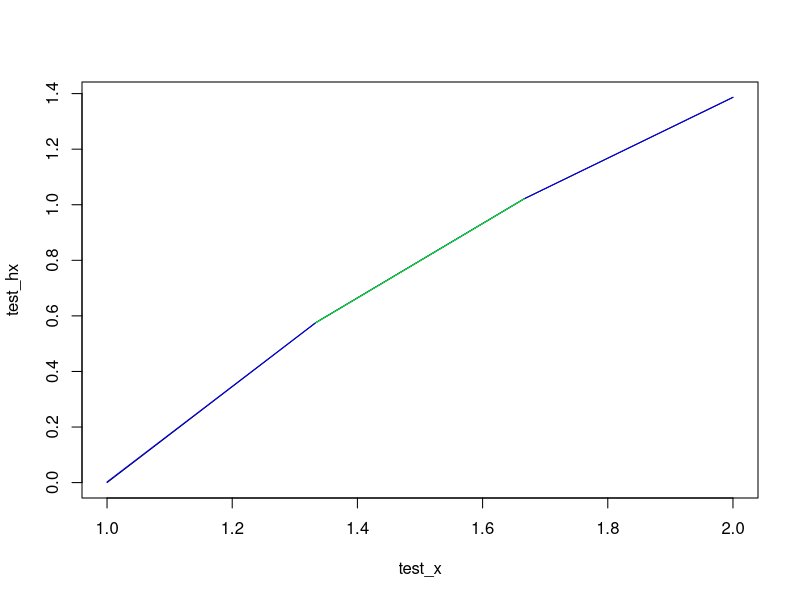

The R script that drew this image:
library(numDeriv)
# f is the function, a and b are its range
# assuming a, b are real numbers for now
init_data <- function (g, a, b, init_k = 20) {
  # a <- 0
  # b <- 1
  # init_k <- 200
  
  h <- function (x) {
    return(log(g(x)))
  }
  
  # abscissa, arrays of data, excluding uppper and lower bound a, b
  x <- seq(a, b, length.out = init_k)[2:(init_k-1)]
  gx <- sapply(x, g)
  hx <- sapply(x, h)
  dhx <- grad(h, x)
  
  k <- length(x)
  
  # calculate zs' using formula (1)
  # 2:k -- j+1,  1:k-1 -- j
  z <- (hx[2:k] - hx[1:k-1] - x[2:k] * dhx[2:k] + x[1:k-1] * dhx[1:k-1]) / (dhx[1:k-1] - dhx[2:k])
    
  # z's index start from 0, ends with k, i.e., z[1] represents z_0, z[k+1] represents z_k
  z <- c(a, z, b)
  data <- list(x = x, hx = hx, dhx = dhx, z = z, k = length(x), a = a, b = b)
  return(data) 
}

# x_value
uk <- function (x_value, data) {
  # x_value in [z_{j-1}, z_{j}]
  j <- sum(x_value > data$z) 
  # boundary cases
  if (x_value == data$a){
    j = 1
  }
  if (x_value == data$b){
    j = data$k
  }
  
  # calculating with equation (2)
  result <- data$hx[j] + (x_value - data$x[j]) * data$dhx[j]
  
  return(result)
}

lk <- function (x_value, data = data) {
  # x_value in [x_{j}, x{j+1}]
  j <- sum(x_value > data$x)
  
  if (j == 0 || j == data$k) {
    result <- -Inf
  }
  else {
    # calculating with equation (4)
    result <- ((data$x[j+1] - x_value) * data$hx[j] + (x_value - data$x[j]) * data$hx[j+1] )/
      (data$x[j+1] - data$x[j])
  }
  return(result)
}

update_data <- function (data, new_data) {
  # combining data and sorting
  combined_x <- c(data$x, new_data$x)
  combined_hx <- c(data$x, new_data$hx)
  combined_dhx <- c(data$x, new_data$dhx)
  
  sort_order <- order(combined_x)
  
  # new arrays
  x <- combined_x[sort_order]
  hx <- combined_hx[sort_order]
  dhx <- combined_dhx[sort_order]
  
  k <- length(x)
  data$k <- k
  
  # recalculate z after sorting
  z <- (hx[2:k] - hx[1:k-1] - x[2:k] * dhx[2:k] + x[1:k-1] * dhx[1:k-1]) / (dhx[1:k-1] - dhx[2:k])
  z <- c(data$a, z, data$b)
  
  data <- list(x = x, hx = hx, dhx = dhx, z = z, k = k, a = a, b = b)
  return(data)
}

g <- function (x) {
  return(x^2)
}

h <- function (x) {
  return(log(g(x)))
}

data <- init_data(g, 1, 2)

uk(1.1, data)
lk(1.1, data)

# a small test on upper and lower bound
test_x <- seq(1, 2, length.out=4)
test_hx <- sapply(test_x, h)
test_uk <- unlist(sapply(test_x, uk, data=data))
test_lk <- unlist(sapply(test_x, lk, data=data))
test_hx <= test_uk
test_hx >= test_lk

plot(test_x,  test_hx, type='l')
lines(test_x,  test_uk, type='l', col='blue')
lines(test_x,  test_lk, type='l', col='green')




